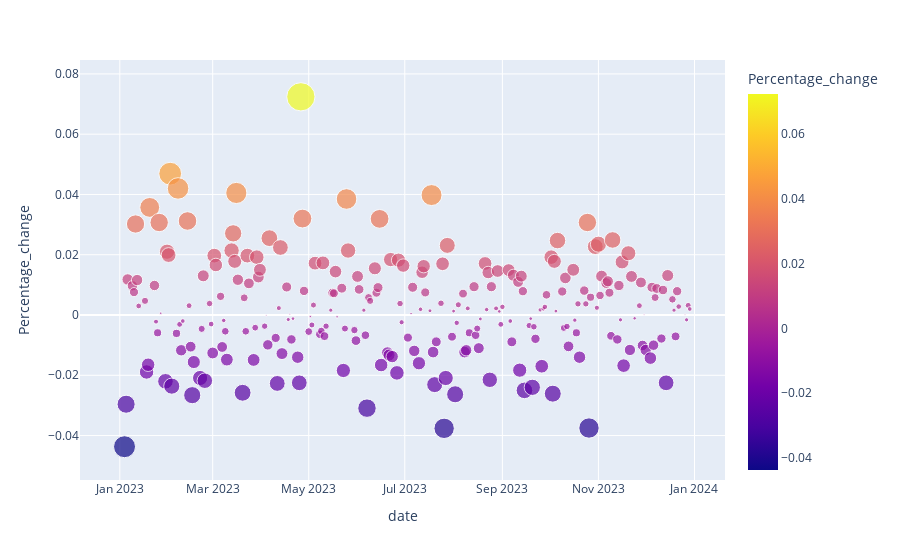

Source (notebook cell):
### Code cell
bubble(Microsoft).show()

### Figure 1 — Plotly figure (JSON) as saved in the notebook; plotly's stock layout.template omitted (floating-point values rounded to 4 significant figures; data arrays with more than 128 entries replaced by an {"elided": "..."} marker saying what was removed)
{"data": [{"hovertemplate": "date=%{x}<br>Percentage_change=%{marker.color}<br>size=%{marker.size}<extra></extra>", "legendgroup": "", "marker": {"color": {"elided": "249 float values"}, "coloraxis": "coloraxis", "size": {"elided": "249 float values"}, "sizemode": "area", "sizeref": 0.000181, "symbol": "circle"}, "mode": "markers", "name": "", "orientation": "v", "showlegend": false, "type": "scatter", "x": {"elided": "249 str values"}, "xaxis": "x", "y": {"elided": "249 float values"}, "yaxis": "y"}], "layout": {"coloraxis": {"colorbar": {"title": {"text": "Percentage_change"}}, "colorscale": [[0, "#0d0887"], [0.1111, "#46039f"], [0.2222, "#7201a8"], [0.3333, "#9c179e"], [0.4444, "#bd3786"], [0.5556, "#d8576b"], [0.6667, "#ed7953"], [0.7778, "#fb9f3a"], [0.8889, "#fdca26"], [1, "#f0f921"]]}, "legend": {"itemsizing": "constant", "tracegroupgap": 0}, "margin": {"t": 60}, "xaxis": {"anchor": "y", "domain": [0, 1], "title": {"text": "date"}}, "yaxis": {"anchor": "x", "domain": [0, 1], "title": {"text": "Percentage_change"}}}}
